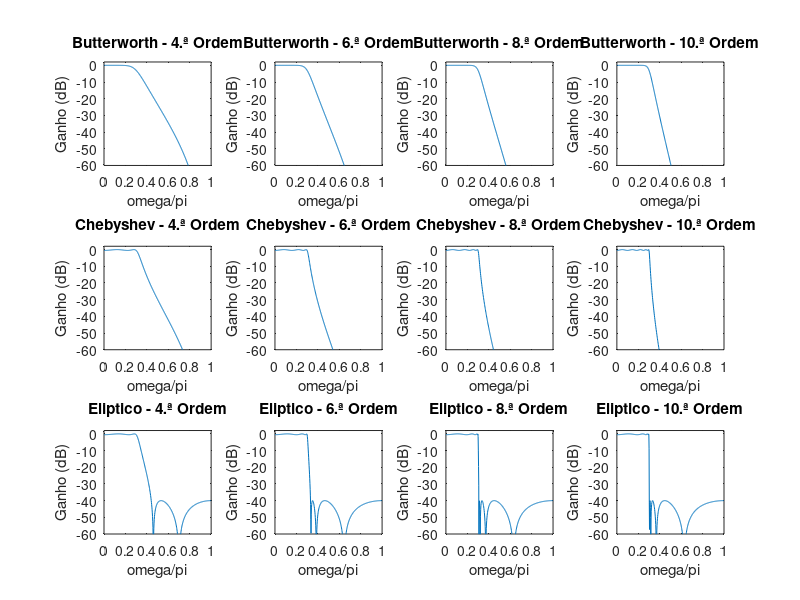

MATLAB code to generate this figure:
%% Inicialização do ambiente
clear ; close all; clc

%% Exercício 4
fc = 0.3;
w = linspace(0, pi, 500); %0:pi/500:pi;
f = w/pi;
order = [ 4, 6, 8, 10];

for i=1:4
    % Butterworth
    subplot(3,4,i)
    [num, den] = butter(order(i), fc, 'low'); %order, cutoff frequency, type
    h = freqz(num, den, w);
    gain = 20.*log10(abs(h));
    plot(f, gain);
    axis([0 1 -60 2]);
    title(['Butterworth - ' num2str(order(i)) '.ª Ordem']);
    ylabel("Ganho (dB)"); xlabel("\omega/\pi");
    
    % Chebyshev
    subplot(3,4,i+4)
    [num, den] = cheby1(order(i), 0.5, fc, 'low'); %0.5 is tollerance in dB
    h = freqz(num, den, w);
    gain = 20.*log10(abs(h));
    plot(f, gain);
    axis([0 1 -60 2]);
    title(['Chebyshev - ' num2str(order(i)) '.ª Ordem']);
    ylabel("Ganho (dB)"); xlabel("\omega/\pi");
    
    % Eliptico
    subplot(3,4,i+4+4)
    [num, den] = ellip(order(i), 0.5, 40, fc, 'low'); %0.5 is the tollerance in the top, -40 is the tollerance in the bottom
    h = freqz(num, den, w);
    gain = 20.*log10(abs(h));
    plot(f, gain);
    axis([0 1 -60 2]);
    title(['Eliptico - ' num2str(order(i)) '.ª Ordem']);
    ylabel("Ganho (dB)"); xlabel("\omega/\pi");
end
